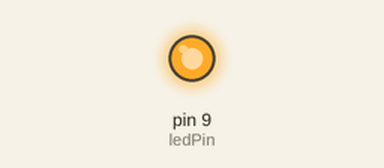
Bench run of a sketch on a simulated Arduino Uno, built with avr-gcc and run on an emulated ATmega328P. On the bench: output pins drawn as LEDs (lit = HIGH). Random numbers use the default seed unless the sketch sets one.

Above: at 0.1 s.
At 1.6 s:
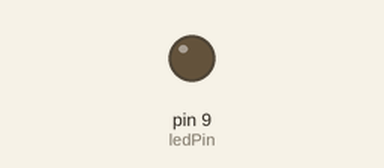
Timing chart, 0 to 3.1 s (numbered marks = the images above):
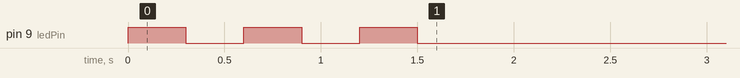

The sketch:

sketch_jun10d_dice_06.ino
```cpp
const int ledPin = 9;

void setup() {
  // put your setup code here, to run once:
pinMode(ledPin, OUTPUT);
randomSeed(analogRead(0));
int diceRoll = random(1, 7);

for (int i = 0; i < diceRoll; i++){
  digitalWrite(ledPin, 1);
  delay(300);
  digitalWrite(ledPin, 0);
  delay(300);
}
}

void loop() {
  // put your main code here, to run repeatedly:

}
```
